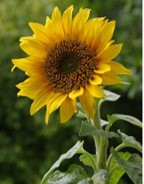
%> input picture image_reverse/pic2.jpg, 144 x 184 px
$ octave reverse.m   (GNU Octave 9; MATLAB toolbox functions it lacks are replaced by stand-ins)
%> lines starting %> are read from the running program, lines starting %| are printed output that depends on the picture
clc;
clear all;
close all;
I=imread('pic2.jpg');
%> I is the input picture: size 184x144x3 uint8; mean R, G, B 100.9, 96.4, 30.6
I=rgb2gray(I);
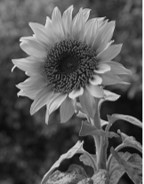
%> I: size 184x144 uint8; min 0, max 255, mean 90.3
figure,subplot(131)
imshow(I);
%水平变换
[m n]=size(I);
%> m = 184; n = 144
I1(1:m,1:n)=I(m:-1:1,1:n);
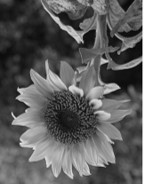
%> I1: size 184x144 uint8; min 0, max 255, mean 90.3; mean of the top-left, top-right, bottom-left and bottom-right quarters 65.5, 86.3, 108.1, 101.1
subplot(132),imshow(I1);
%垂直变换
I2(1:m,1:n)=I(1:m,n:-1:1);
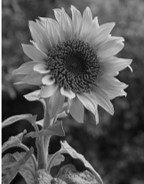
%> I2: size 184x144 uint8; min 0, max 255, mean 90.3; mean of the top-left, top-right, bottom-left and bottom-right quarters 101.1, 108.1, 86.3, 65.5
subplot(133),imshow(I2)

$ run again, with image_reverse/pic1.jpg copied over image_reverse/pic2.jpg
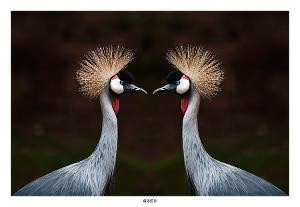
%> input picture image_reverse/pic1.jpg, 300 x 207 px
%> I is the input picture: size 207x300x3 uint8; mean R, G, B 84.5, 78.3, 73.7
%> `I=rgb2gray(I);`:
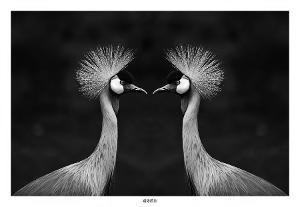
%> I: size 207x300 uint8; min 0, max 255, mean 79.6
%> `I1(1:m,1:n)=I(m:-1:1,1:n);`:
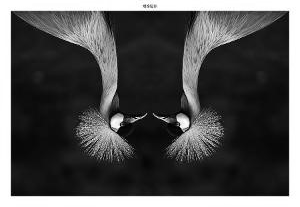
%> I1: size 207x300 uint8; min 0, max 255, mean 79.6; mean of the top-left, top-right, bottom-left and bottom-right quarters 86.7, 86.7, 72.7, 72.7
